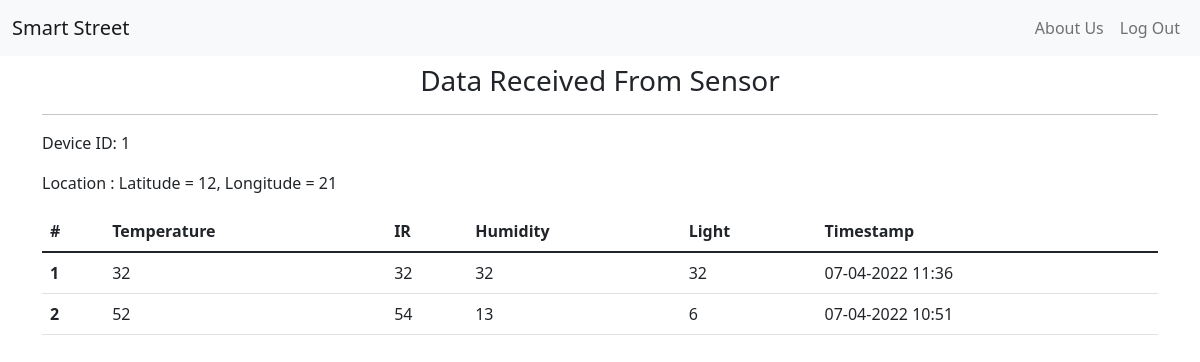
Before: /device-details/1/ (signed in) with the older database file.
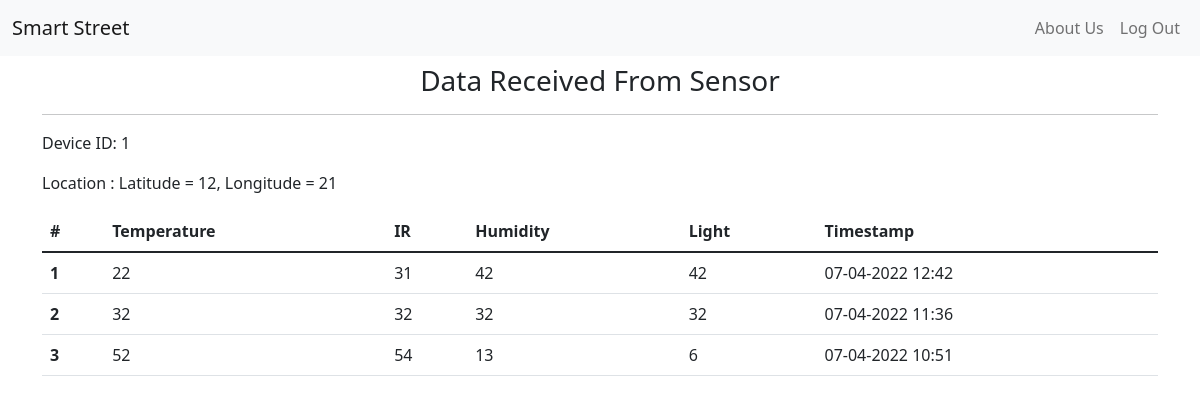
After: the same page with the newer database file.
### monitor/models.py (models this page shows)
class SensorValue(models.Model):
    temperature = models.CharField(max_length=21)
    humidity = models.CharField(max_length=21)
    ir = models.CharField(max_length=21)
    light = models.CharField(max_length=21)
    timestamp = models.DateTimeField(auto_now_add=True)
    class Meta:
        ordering = ['-timestamp']

### monitor/views.py (the view)
# urls.py: path("device-details/<int:id>/", views.sensor_data, name="device-detail"),
@login_required
def sensor_data(request, id):
    device_obj = get_object_or_404(Device, pk=id)
    data = device_obj.data.all()
    context = {"device_obj": device_obj, "data": data}
    return render(request, "monitor/device_detail.html", context=context)

### monitor/templates/monitor/device_detail.html
{% extends 'base.html' %}
{% block content %}
<h3 class="mt-2 text-center">Data Received From Sensor</h3>
<hr>
<p>Device ID: {{device_obj.unique_id}}</p>
<p>Location : Latitude = {{device_obj.lat}}, Longitude = {{device_obj.long}} </p>
<table class="table">
    <thead>
      <tr>
        <th scope="col">#</th>
        <th scope="col">Temperature</th>
        <th scope="col">IR</th>
        <th scope="col">Humidity</th>
        <th scope="col">Light</th>
        <th scope="col">Timestamp</th>
      </tr>
    </thead>
    <tbody>
    {% for each in data %}
      <tr>
        <th scope="row">{{ forloop.counter }}</th>
        <td>{{each.temperature}}</td>
        <td>{{each.ir}}</td>
        <td>{{each.humidity}}</td>
        <td>{{each.light}}</td>
        <td>{{each.timestamp|date:'d-m-Y H:i'}}</td>
      </tr>
      {% empty %}
      <p class="lead">No Data Yet!</p>
      {% endfor %}
    </tbody>
  </table>
{% endblock %}

Changed rows visible on the page:
added SensorValue: temperature "22", ir "31", humidity "42", light "42", timestamp "07-04-2022 12:42"
